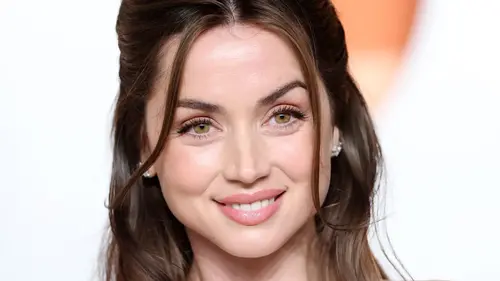
#> input picture Week1/Photos/anadearmas.webp, 500 x 281 px, found by its file name
$ python face_detect.py
#> lines starting #> are read from the running program, lines starting #| are printed output that depends on the picture; after the words box and inside, x2 and y2 are one past the last pixel; in counts of white or black regions, pixels touching at a corner belong together
import cv2 as cv
import numpy as np

img = cv.imread('C:/Users/james/Desktop/CV/Photos/anadearmas.webp')
#> img is the input picture: shape (281, 500, 3); mean B, G, R 166.7, 172.9, 191.6
cv.imshow('natural', img)

gray = cv.cvtColor(img, cv.COLOR_BGR2GRAY)
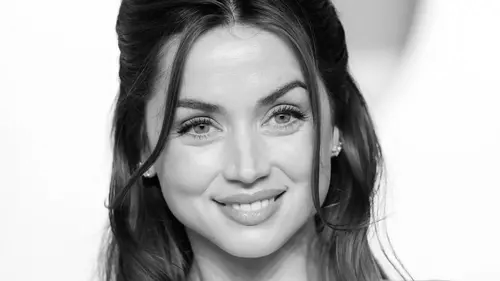
#> gray: shape (281, 500); min 0, max 255, mean 177.8
cv.imshow('gray person', gray)


haar_cascade = cv.CascadeClassifier('haar_face.xml')
faces_rect = haar_cascade.detectMultiScale(gray, scaleFactor=1.1, minNeighbors=3)
#> faces_rect = [[139, 40, 208, 208]]

print(f'Number of faced found = {len(faces_rect)}')
#| Number of faced found = 1

for(x,y,w,h) in faces_rect:
    cv.rectangle(img, (x,y), (x+w, y+h), (0,255,0), thickness=2)
#> this loop made 1 pass
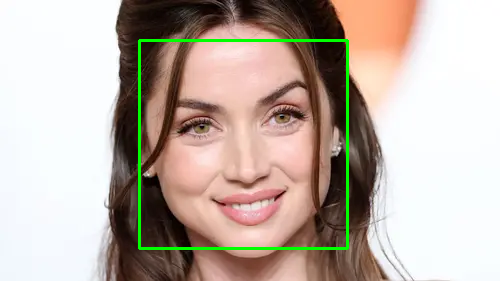
#> img: shape (281, 500, 3); 1.77% of pixels changed, all inside (x1, y1, x2, y2) = (138, 39, 349, 250)

cv.imshow('detected faces', img)

cv.waitKey(0)
